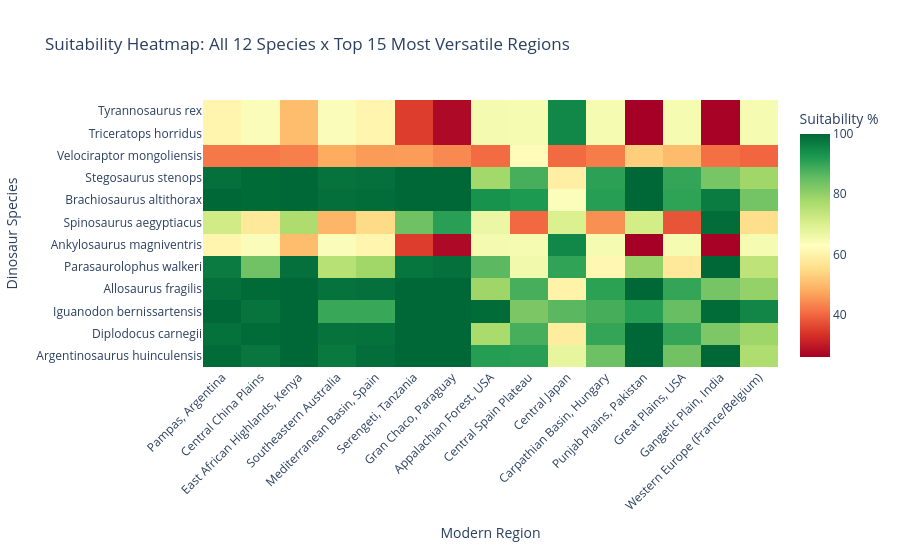

The notebook cell saved with this chart:
### Markdown cell above
### 6.1 Species x Region Heatmap

### Code cell
region_names = [r["name"] for r in regions]
heat_matrix = pd.DataFrame(
    {d["name"]: [s["suitability"] for s in per_species_scores[d["id"]]] for d in dinosaurs},
    index=region_names
)
top_regions = heat_matrix.mean(axis=1).sort_values(ascending=False).head(15).index
heat_matrix_top = heat_matrix.loc[top_regions]

fig_heat = px.imshow(
    heat_matrix_top.T, color_continuous_scale="RdYlGn", aspect="auto",
    labels=dict(x="Modern Region", y="Dinosaur Species", color="Suitability %"),
    title="Suitability Heatmap: All 12 Species x Top 15 Most Versatile Regions"
)
fig_heat.update_layout(height=550, xaxis_tickangle=-45)
fig_heat.show()

### Figure 1 — Plotly figure (JSON) as saved in the notebook; plotly's stock layout.template omitted (floating-point values rounded to 4 significant figures; data arrays with more than 128 entries replaced by an {"elided": "..."} marker saying what was removed)
{"data": [{"coloraxis": "coloraxis", "hovertemplate": "Modern Region: %{x}<br>Dinosaur Species: %{y}<br>Suitability %: %{z}<extra></extra>", "name": "0", "type": "heatmap", "x": ["Pampas, Argentina", "Central China Plains", "East African Highlands, Kenya", "Southeastern Australia", "Mediterranean Basin, Spain", "Serengeti, Tanzania", "Gran Chaco, Paraguay", "Appalachian Forest, USA", "Central Spain Plateau", "Central Japan", "Carpathian Basin, Hungary", "Punjab Plains, Pakistan", "Great Plains, USA", "Gangetic Plain, India", "Western Europe (France/Belgium)"], "xaxis": "x", "y": ["Tyrannosaurus rex", "Triceratops horridus", "Velociraptor mongoliensis", "Stegosaurus stenops", "Brachiosaurus altithorax", "Spinosaurus aegyptiacus", "Ankylosaurus magniventris", "Parasaurolophus walkeri", "Allosaurus fragilis", "Iguanodon bernissartensis", "Diplodocus carnegii", "Argentinosaurus huinculensis"], "yaxis": "y", "z": {"elided": "12x15 float values"}}], "layout": {"coloraxis": {"autocolorscale": false, "colorbar": {"title": {"text": "Suitability %"}}, "colorscale": [[0.0, "rgb(165,0,38)"], [0.1, "rgb(215,48,39)"], [0.2, "rgb(244,109,67)"], [0.3, "rgb(253,174,97)"], [0.4, "rgb(254,224,139)"], [0.5, "rgb(255,255,191)"], [0.6, "rgb(217,239,139)"], [0.7, "rgb(166,217,106)"], [0.8, "rgb(102,189,99)"], [0.9, "rgb(26,152,80)"], [1.0, "rgb(0,104,55)"]]}, "height": 550, "title": {"text": "Suitability Heatmap: All 12 Species x Top 15 Most Versatile Regions"}, "xaxis": {"anchor": "y", "domain": [0.0, 1.0], "tickangle": -45, "title": {"text": "Modern Region"}}, "yaxis": {"anchor": "x", "autorange": "reversed", "domain": [0.0, 1.0], "title": {"text": "Dinosaur Species"}}}}
